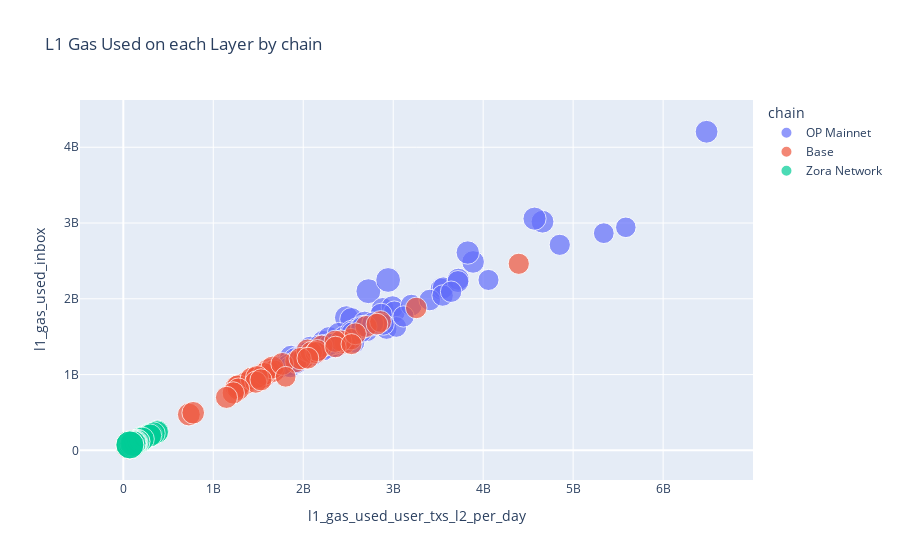
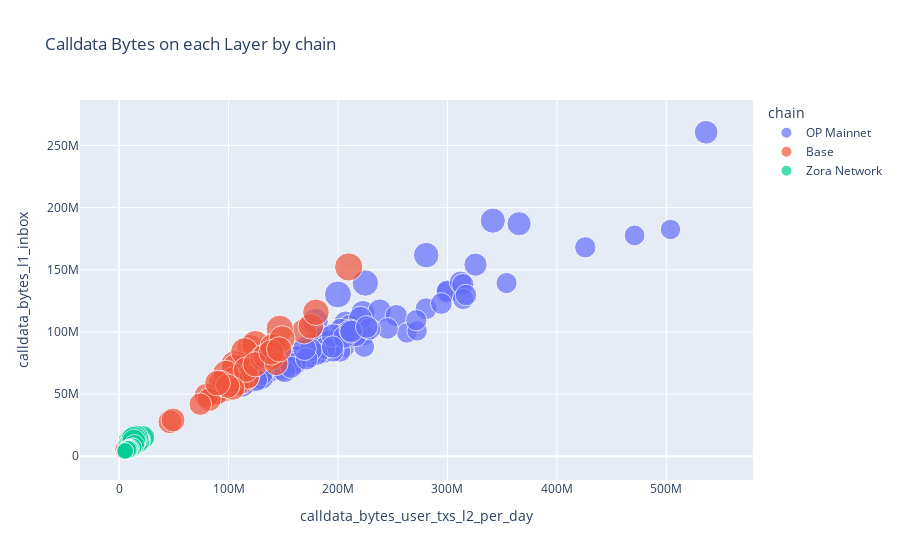

Here is the notebook cell these charts were saved with, in order:
### Code cell
# Create the scatter plot
combo_df_plot = combo_df[
                        (~combo_df['gas_compression_ratio'].isna()) 
                         & (combo_df['gas_compression_ratio']<1) 
                         & (combo_df['active_secs_per_day'] == 86400)
                         ]

# combo_df_plot = combo_df[(~combo_df['bytes_compression_ratio'].isna())
#                          & (combo_df['active_secs_per_day'] == 86400)]

display(combo_df_plot)

fig = px.scatter(combo_df_plot,
                 x='l1_gas_used_user_txs_l2_per_day',#'l1_gas_used_on_l2',
                 y='l1_gas_used_inbox',
                 size = 'gas_compression_ratio',
                 color='chain',
                 title='L1 Gas Used on each Layer by chain')

# Display the plot
fig.show()

##############

fig_bytes = px.scatter(combo_df_plot,
                 x='calldata_bytes_user_txs_l2_per_day',#'calldata_bytes_l2_per_day',
                 y='calldata_bytes_l1_inbox',
                 size = 'bytes_compression_ratio',
                 color='chain',
                 title='Calldata Bytes on each Layer by chain')

fig_bytes.show()
